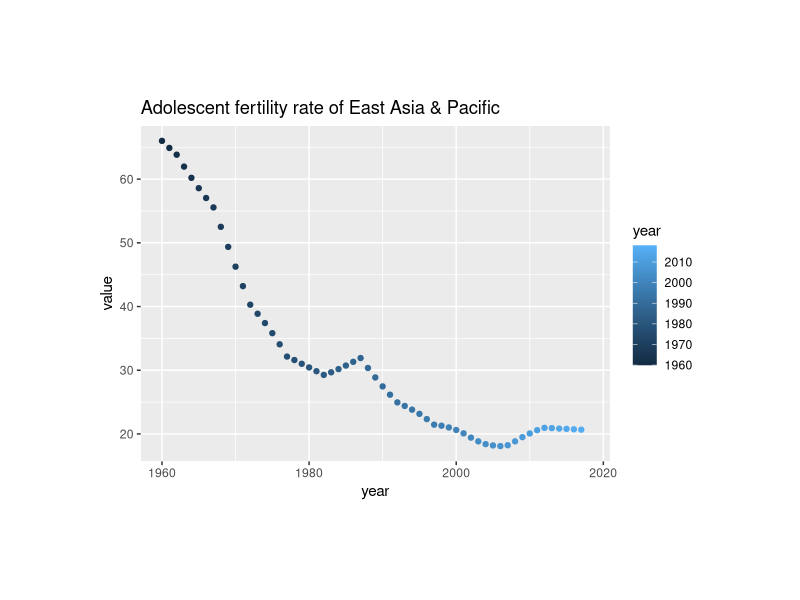
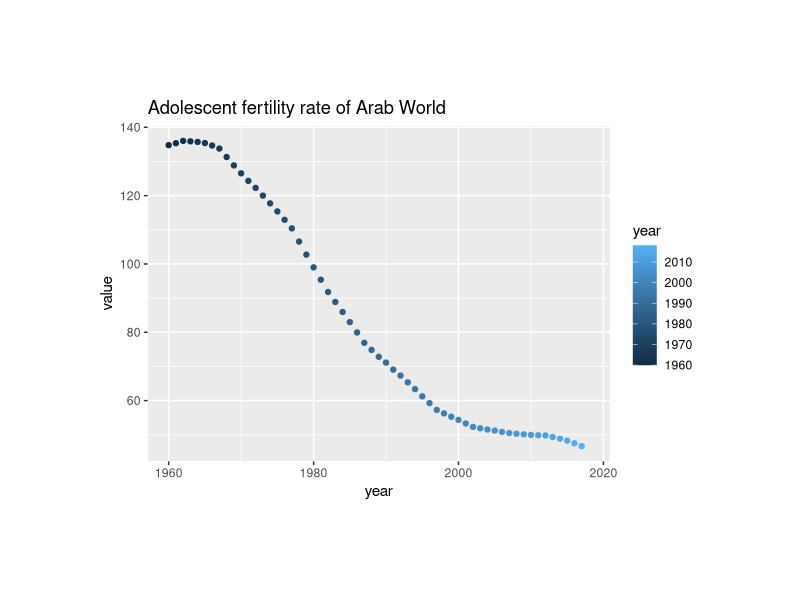
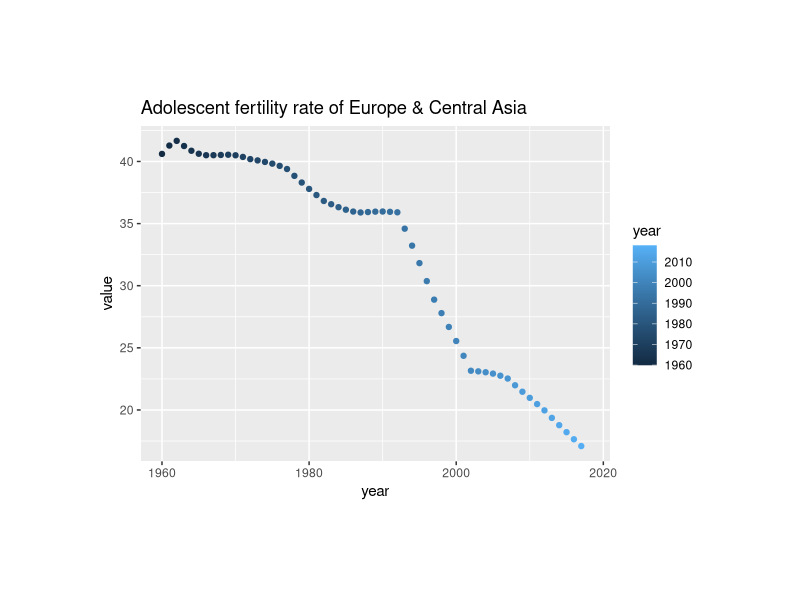
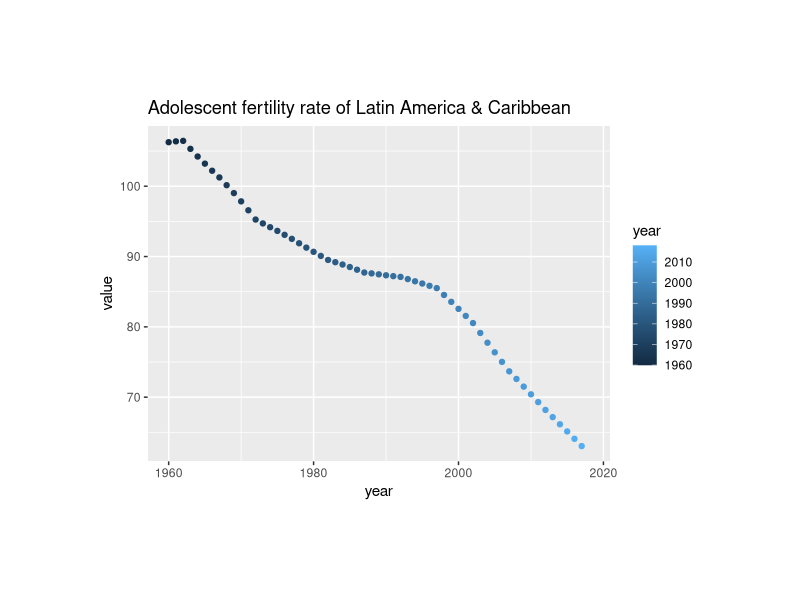
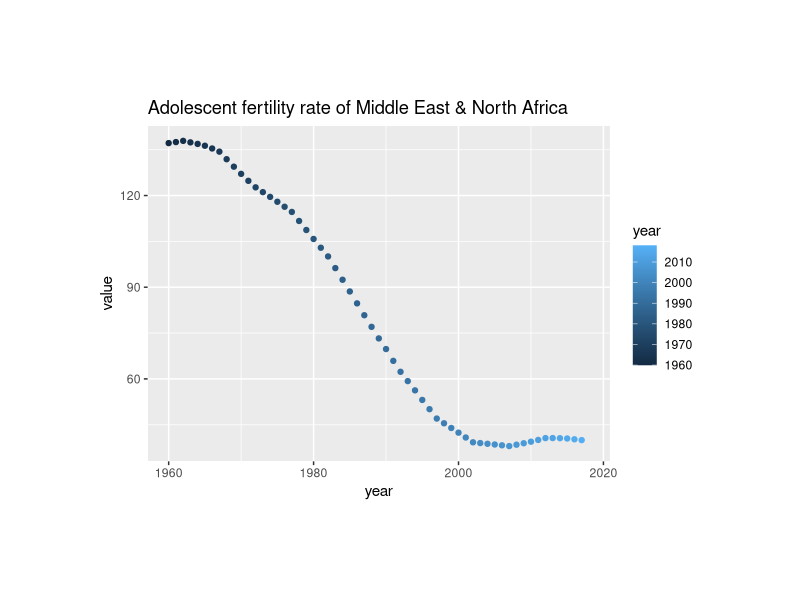
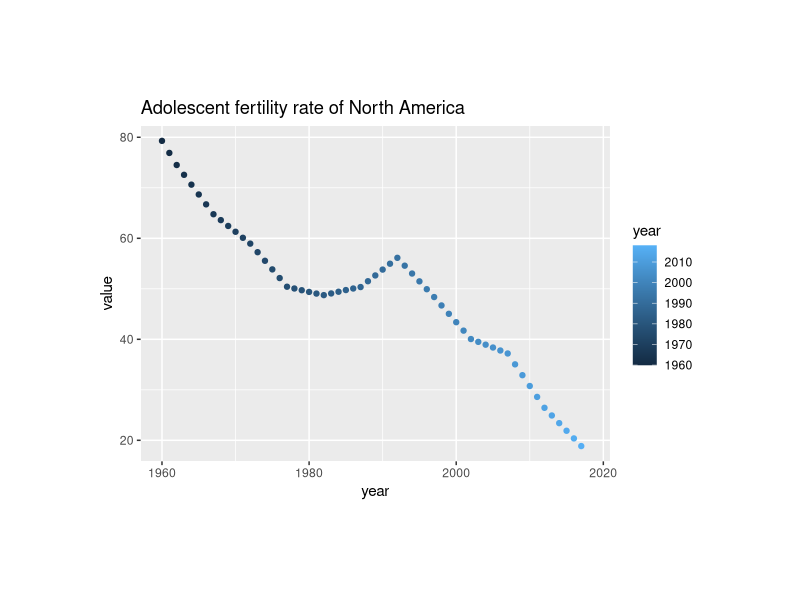
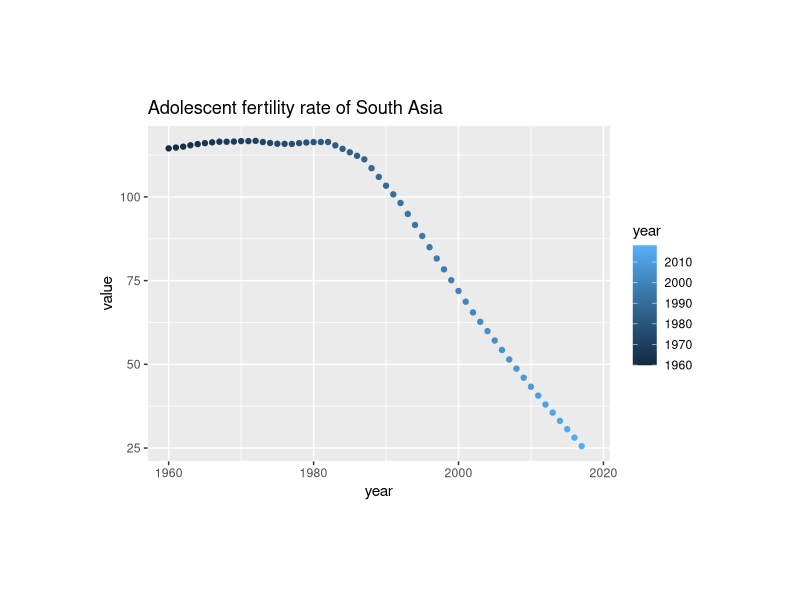
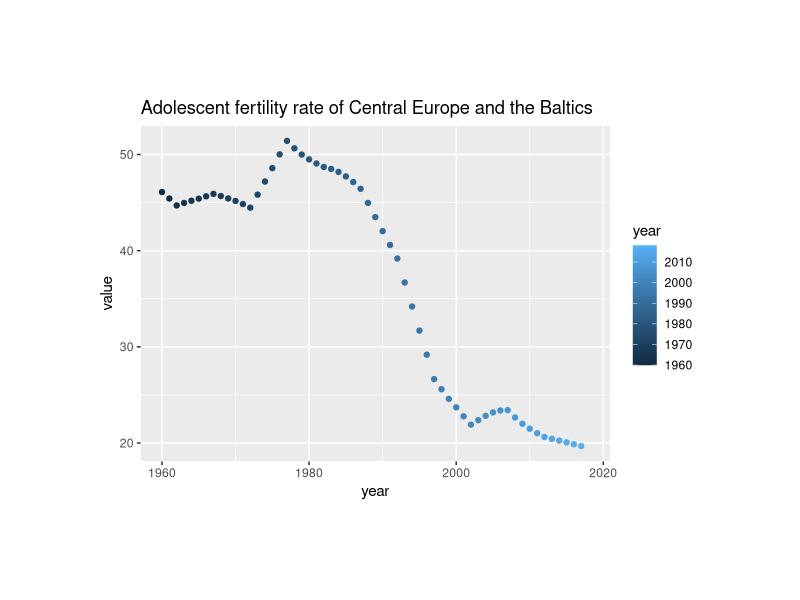

The R script that drew these images, in order:
## ---- chunk 1
library(tidyverse)
library(knitr)
## ---- chunk 2
data <- read.csv("data2.csv") 
year <- colnames(data)[5:63]
data_new <- 
  data %>%
  gather(year,key = "year",value = "value")%>%
  select(Series.Name,Country.Name,year,value)
data_new$year <- as.numeric(str_sub(data_new$year,2,5))
data_new$value <- as.numeric(data_new$value) 

data_adolscent_fert_rate <-
  data_new%>%
  filter(Series.Name=="Adolescent fertility rate (births per 1,000 women ages 15-19)")
head(tibble(data_adolscent_fert_rate))
## ---- chunk 3
East_Asia_Pacific <- 
  data_adolscent_fert_rate%>%
  filter(Country.Name=="East Asia & Pacific")
ggplot(East_Asia_Pacific)+aes(year,value)+geom_point(aes(color=year))+ggtitle("Adolescent fertility rate of East Asia & Pacific")+theme(plot.margin = unit(rep(5,5),'lines'))
## ---- chunk 4
Arab_World <- 
  data_adolscent_fert_rate%>%
  filter(Country.Name=="Arab World")
ggplot(Arab_World)+aes(year,value)+geom_point(aes(color=year))+ggtitle("Adolescent fertility rate of Arab World")+theme(plot.margin = unit(rep(5,5),'lines'))
## ---- chunk 5
Europe_Central_Asia <- 
  data_adolscent_fert_rate%>%
  filter(Country.Name=="Europe & Central Asia")
ggplot(Europe_Central_Asia)+aes(year,value)+geom_point(aes(color=year))+ggtitle("Adolescent fertility rate of Europe & Central Asia")+theme(plot.margin = unit(rep(5,5),'lines'))
## ---- chunk 6
Latin_America_Caribbean <- 
  data_adolscent_fert_rate%>%
  filter(Country.Name=="Latin America & Caribbean")
ggplot(Latin_America_Caribbean)+aes(year,value)+geom_point(aes(color=year))+ggtitle("Adolescent fertility rate of Latin America & Caribbean")+theme(plot.margin = unit(rep(5,5),'lines'))
## ---- chunk 7
Middle_East_North_Africa <-
 data_adolscent_fert_rate%>%
  filter(Country.Name=="Middle East & North Africa")
ggplot(Middle_East_North_Africa)+aes(year,value)+geom_point(aes(color=year))+ggtitle("Adolescent fertility rate of Middle East & North Africa")+theme(plot.margin = unit(rep(5,5),'lines'))
## ---- chunk 8
North_America <-
   data_adolscent_fert_rate%>%
  filter(Country.Name=="North America")
ggplot(North_America)+aes(year,value)+geom_point(aes(color=year))+ggtitle("Adolescent fertility rate of North America")+theme(plot.margin = unit(rep(5,5),'lines'))
## ---- chunk 9
South_Asia <-
   data_adolscent_fert_rate%>%
  filter(Country.Name=="South Asia")
ggplot(South_Asia)+aes(year,value)+geom_point(aes(color=year))+ggtitle("Adolescent fertility rate of South Asia")+theme(plot.margin = unit(rep(5,5),'lines'))
## ---- chunk 10
Central_Europe_the_Baltics <-
  data_adolscent_fert_rate%>%
  filter(Country.Name=="Central Europe and the Baltics")
ggplot(Central_Europe_the_Baltics)+aes(year,value)+geom_point(aes(color=year))+ggtitle("Adolescent fertility rate of Central Europe and the Baltics")+theme(plot.margin = unit(rep(5,5),'lines'))
## ---- chunk 11
World <-
  data_adolscent_fert_rate%>%
  filter(Country.Name=="World")
ggplot(World)+aes(year,value)+geom_point(aes(color=year))+ggtitle("Adolescent fertility rate of the World")+theme(plot.margin = unit(rep(5,5),'lines'))
## ---- chunk 12
region <- rbind(World,Central_Europe_the_Baltics,South_Asia,North_America,Middle_East_North_Africa,Latin_America_Caribbean,Europe_Central_Asia,Arab_World,East_Asia_Pacific)

ggplot(region)+aes(year,value)+geom_smooth(aes(color=Country.Name))+ggtitle("Adolescent fertility rate for different world areas")+theme(legend.position = "bottom") 
#show differences regarding to different world areas
## ---- chunk 13
high_income <- 
  data_adolscent_fert_rate%>%
  filter(Country.Name=="High income")
ggplot(high_income)+aes(year,value)+geom_point(aes(color=year))+ggtitle("Adolescent fertility rate of high income countries")+theme(plot.margin = unit(rep(5,5),'lines'))
## ---- chunk 14
low_income <- 
  data_adolscent_fert_rate%>%
  filter(Country.Name=="Low income")
ggplot(low_income)+aes(year,value)+geom_point(aes(color=year))+ggtitle("Adolescent fertility rate of low income countries")+theme(plot.margin = unit(rep(5,5),'lines'))
## ---- chunk 15
lower_middle_income <- 
  data_adolscent_fert_rate%>%
  filter(Country.Name=="Lower middle income")
ggplot(lower_middle_income)+aes(year,value)+geom_point(aes(color=year))+ggtitle("Adolescent fertility rate of lower middle income countries")+theme(plot.margin = unit(rep(5,5),'lines'))
## ---- chunk 16
middle_income <- 
  data_adolscent_fert_rate%>%
  filter(Country.Name=="Middle income")
ggplot(middle_income)+aes(year,value)+geom_point(aes(color=year))+ggtitle("Adolescent fertility rate of middle income countries")+theme(plot.margin = unit(rep(5,5),'lines'))
## ---- chunk 17
upper_middle_income <- 
  data_adolscent_fert_rate%>%
  filter(Country.Name=="Upper middle income")
ggplot(upper_middle_income)+aes(year,value)+geom_point(aes(color=year))+ggtitle("Adolescent fertility rate of upper middle income countries")+theme(plot.margin = unit(rep(5,5),'lines'))
## ---- chunk 18
low_middle_income <- 
  data_adolscent_fert_rate%>%
  filter(Country.Name=="Low & middle income")
ggplot(low_middle_income)+aes(year,value)+geom_point(aes(color=year))+ggtitle("Adolescent fertility rate of low and middle income countries")+theme(plot.margin = unit(rep(5,5),'lines'))
## ---- chunk 19
income <-
  data_adolscent_fert_rate%>%
  filter(grepl("income",data_adolscent_fert_rate$Country.Name)==TRUE)
ggplot(income)+aes(year,value)+geom_smooth(aes(color=Country.Name))+ggtitle("Adolescent fertility rate regarding to different income level")+theme(legend.position = "bottom")
#compare the rate regarding to different income levels
